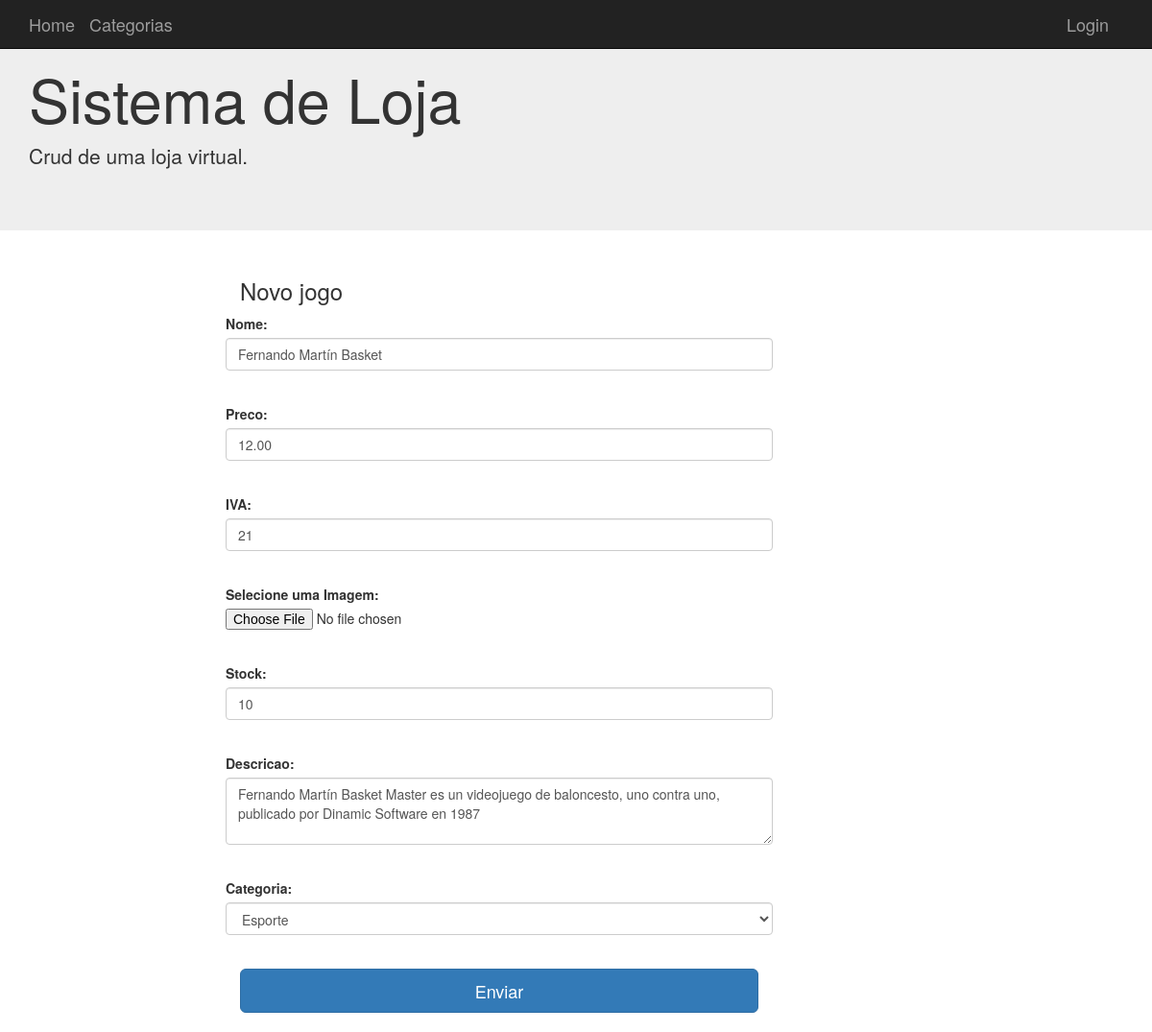
/artigos/1/edit, run on the app's committed database.
### aplicacao/model.py (models this page shows, shortened)
class Artigos(db.Model):
    __tablename__ = 'artigos'
    id = Column(Integer, primary_key=True)
    nome = Column(String(100), nullable=False)
    preco = Column(Float, default=0)
    iva = Column(Integer, default=21)
    descricao = Column(String(255))
    image = Column(String(255))
    stock = Column(Integer, default=0)
    CategoriaId = Column(Integer, ForeignKey('categorias.id'), nullable=False)
    categoria = relationship("Categorias", backref="Artigos")

### aplicacao/app.py (the view, shortened to what this page needs)
@app.route('/artigos/<id>/edit',  methods=["GET","POST"])
def artigos_edit(id):
    art=Artigos.query.get(id)
    if art is None:
        abort(404)
    form=formArtigo(obj=art)
    categorias=[(c.id, c.nome) for c in Categorias.query.all()[1:]]
    form.CategoriaId.choices = categorias
    return render_template('artigos_new.html', form=form)

### aplicacao/forms.py
class formArtigo(FlaskForm):
    nome = StringField("Nome:", validators=[InputRequired("Adicione o nome!")])
    preco = DecimalField("Preco:", default=0, validators=[InputRequired("Adicione o preco!")])
    iva = IntegerField("IVA:", default=21, validators=[InputRequired("Adicione IVA!")])
    descricao = TextAreaField("Descricao:")
    foto = FileField("Selecione uma Imagem:")
    stock = IntegerField("Stock:", default=21, validators=[InputRequired("Adicione um valor")])
    CategoriaId=SelectField("Categoria:", coerce=int)
    submit = SubmitField('Enviar')

### aplicacao/templates/artigos_new.html (shortened to what this page needs)
{% extends "base.html" %}
{% block conteudo %}
<link rel="stylesheet" href="{{url_for('static', filename='css/artigo.css')}}">
<div class="container">
  <div class="col-md-2"></div>
  <div class="col-md-6">
    <h3>Novo jogo</h3>
      <form class="form-horizontal" method="post" enctype="multipart/form-data">
        <div class="form-group">
          {{form.nome.label() }}{{form.nome(size="100",class="form-control")}}<br/>
        </div>
        <div class="form-group">
          {{form.preco.label() }}{{form.preco(size="10",class="form-control")}}<br/>
        </div>
        <div class="form-group">
          {{form.iva.label() }}{{form.iva(size="10",class="form-control")}}<br/>
        </div>
        <div class="form-group">
          {{form.foto.label() }}{{form.foto()}}<br/>
        </div>
        <div class="form-group">
          {{form.stock.label() }}{{form.stock(size="10",class="form-control")}}<br/>
        </div>
        <div class="form-group">
          {{form.descricao.label() }}<br/>{{form.descricao(rows="20",cols="0",class="form-control")}}<br/>
        </div>
        <div class="form-group">
          {{form.CategoriaId.label() }}{{form.CategoriaId(class="form-control")}}<br/>
        </div>
          {{form.submit(class="btn btn-lg btn-primary btn-block")}}
    </form>
    <br/>
  </div>
</div>
{% endblock %}

### aplicacao/static/css/artigo.css (style rules this page uses)
textarea.form-control { height: 70px; }

### data on the page
Artigos: nome "Fernando Martín Basket", preco "12.00", iva "21", stock "10", descricao "Fernando Martín Basket Master es un videojuego de baloncesto, uno contra uno, publicado por Dinamic Software en 1987", CategoriaId "Esporte"
